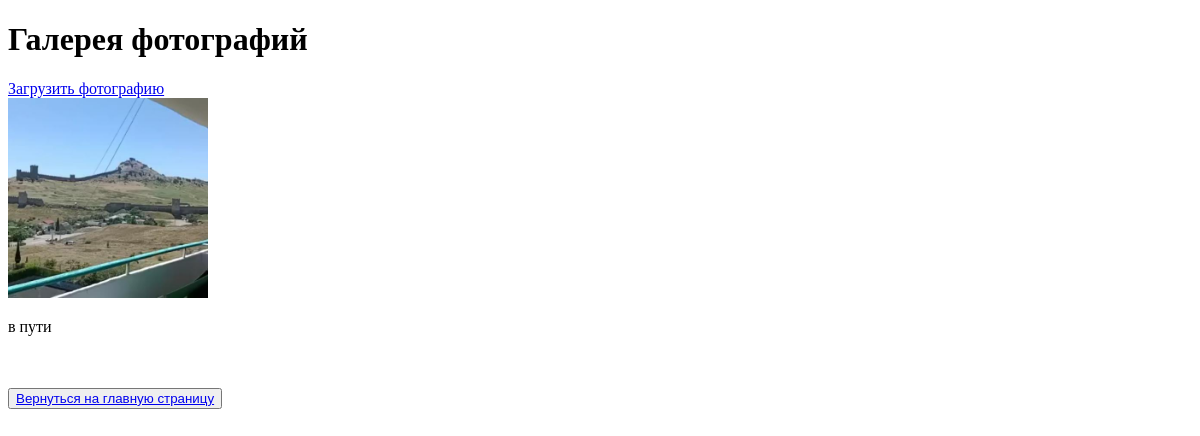
The app's page /photos/ (signed in), older data.
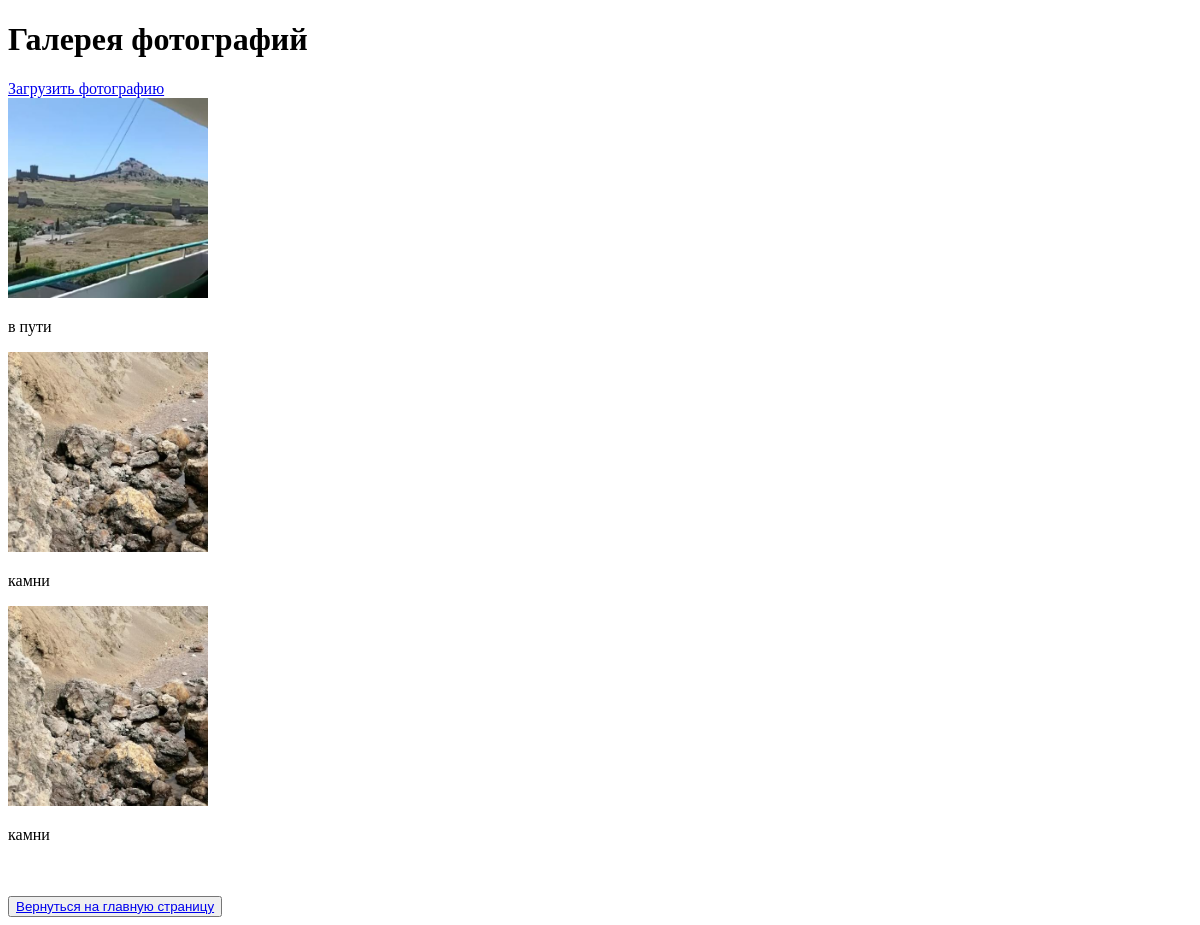
The same page, newer data.
### task_dip/models.py (models this page shows, shortened)
class Photo(models.Model):
    image = models.ImageField(upload_to='photos/')
    title = models.CharField(max_length=100, verbose_name="Название")
    description = models.TextField(blank=True, verbose_name="Описание")
    user = models.ForeignKey(settings.AUTH_USER_MODEL, on_delete=models.CASCADE, related_name='photos')
    created_at = models.DateTimeField(auto_now_add=True)

### task_dip/views.py (the view)
# urls.py: path('photos/', photo_gallery, name='photo_gallery'),
@login_required
def photo_gallery(request):
    photos = Photo.objects.all()
    return render(request, 'photo_gallery.html', {'photos': photos})

### templates/photo_gallery.html (shortened to what this page needs)
<!DOCTYPE html>
<html lang="ru">
<head>
</head>
<body>
    <h1>Галерея фотографий</h1>
    <a href="{% url 'upload_photo' %}">Загрузить фотографию</a>
    <div>
        {% for photo in photos %}
            <div>
                <a href="{% url 'photo_detail' photo.id %}">
                    <img src="{{ photo.image.url }}" alt="{{ photo.title }}" width="200">
                </a>
                <p>{{ photo.title }}</p>
            </div>
        {% empty %}
            <p>Фотографий пока нет.</p>
        {% endfor %}
    </div>
<br><br>
    <footer>
        {% block basement %}
        <button><a href="http://127.0.0.1:8000">Вернуться на главную страницу</a></button>
        {% endblock %}
    </footer>
</body>
</html>

Row changes from the older to the newer data that the page shows:
added Photo: image (picture), title "камни"
added Photo: image (picture), title "камни"
